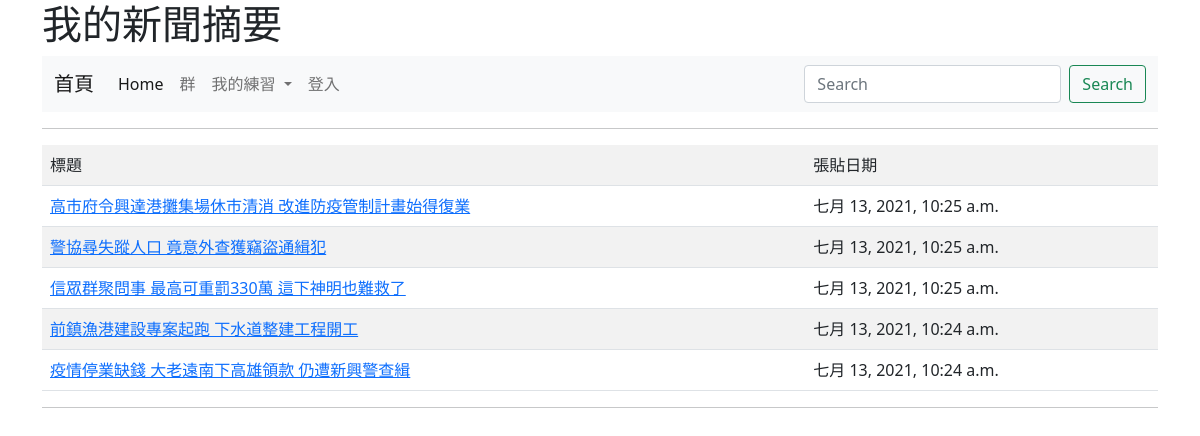
Page /news/ on the committed database.
### mysite/models.py (models this page shows, shortened)
class Post(models.Model):
    title = models.CharField(max_length=200)
    body = models.TextField()
    pub_date = models.DateTimeField(default=timezone.now)
    class Meta:
        ordering = ('-pub_date',)

### mysite/views.py (the view)
# urls.py: path('news/',views.news),
def news(request):
    posts = Post.objects.all()
    return render(request,"news.html",locals())

### templates/news.html (shortened to what this page needs)
{% extends "base.html" %}
{% block main %}
    <hr>
    <table class="table table-striped">
        <tr>
            <td>標題</td>
            <td>張貼日期</td>
        </tr>
        {% for post in posts %}
            <tr>
                {% if request.user.is_authenticated %}
                <td><a href="/show/{{ post.id }}">{{ post.title }}</a></td>
                {% else %}
                <td><a href="#">{{ post.title }}</a></td>
                {% endif %}
                <td>{{ post.pub_date }}</td>
            </tr>
        {% endfor %}
    </table>
{% endblock %}

### rows in the picture
Post: title "高市府令興達港攤集場休市清消 改進防疫管制計畫始得復業", pub_date "七月 13, 2021, 10:25 a.m."
Post: title "警協尋失蹤人口 竟意外查獲竊盜通緝犯", pub_date "七月 13, 2021, 10:25 a.m."
Post: title "信眾群聚問事 最高可重罰330萬 這下神明也難救了", pub_date "七月 13, 2021, 10:25 a.m."
Post: title "前鎮漁港建設專案起跑 下水道整建工程開工", pub_date "七月 13, 2021, 10:24 a.m."
Post: title "疫情停業缺錢 大老遠南下高雄領款 仍遭新興警查緝", pub_date "七月 13, 2021, 10:24 a.m."
